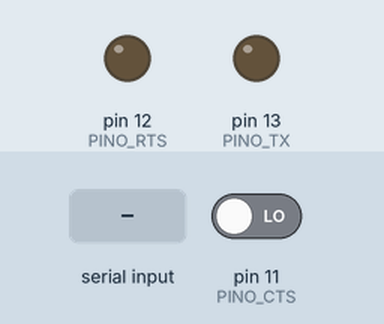
Recording of a sketch running on a simulated Arduino Uno, built with avr-gcc and run on an emulated ATmega328P. Parts: output pins drawn as LEDs (lit = HIGH). The inputs (shaded band) are chosen by the test bench; at power-on: pin 11 (PINO_CTS) LOW. What the sketch prints to the serial monitor is not drawn.

Above: at 1.2 s.
1.3 s: byte 30 received over Serial
At 1.7 s:
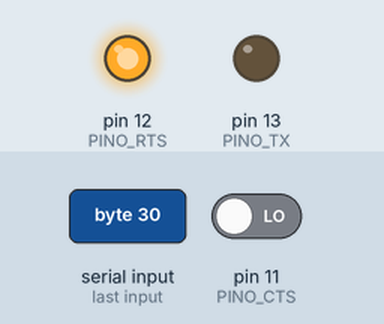
2.8 s: pin 11 (PINO_CTS) driven HIGH
At 4.0 s:
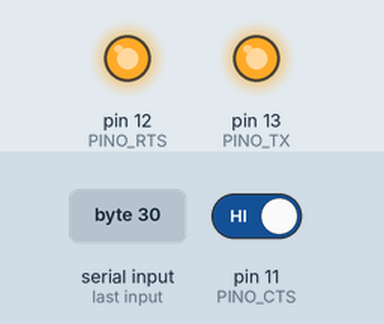
At 8.6 s:
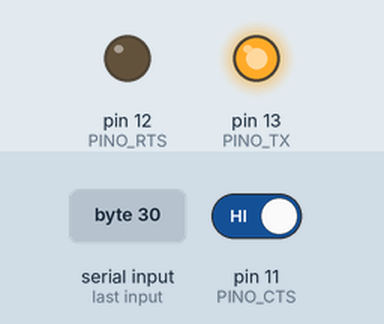
Timing chart, 0 to 10.1 s (numbered marks = the images above; inputs shaded):
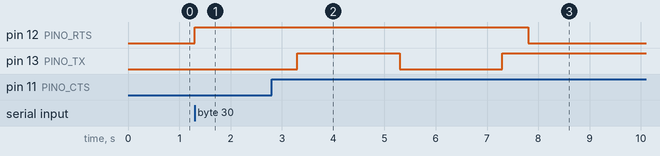

The sketch:

arduino-rs232.ino
```cpp
#define PINO_TX 13 // Pin de transmissão
#define PINO_RTS 12
#define PINO_CTS 11
#define BAUD_RATE 2
#define HALF_BAUD 1000/(2*BAUD_RATE)

#define START 1
#define END 0

// PAR -> 0 | IMPAR -> 1
#define PARITY 0

#include "Temporizador.h"

volatile boolean clk = 0,
        clk_change = 0,
        sig_rts = 0,
        sig_cts = 0,
        parity = 0,
        is_on = 0,
        sent = 0;

volatile int n = 0;

volatile char c;

void waitClk() {
    while(!clk);
    clk = 0;
}


void transmitBit(int pin, boolean b) {
    digitalWrite(pin, b ? HIGH : LOW);
}

ISR(TIMER1_COMPA_vect) {
    is_on = sig_rts && sig_cts;
    if (is_on) {


        // dado
        if (n >= 0 && n <= 7) {
            Serial.print(c%2);
            parity ^= c%2;
            transmitBit(PINO_TX, c%2);
            c >>= 1;
        }
        else if (n == 8) {
            Serial.print(parity);
            transmitBit(PINO_TX, parity);

        }
        else if (n == 9) {
            transmitBit(PINO_TX, 1);
            Serial.print(1);

        }
        else if (n == 10) {
            transmitBit(PINO_TX, 1);
            Serial.println(1);
            handshake(END);
            paraTemporizador();
            n = 0;
            sent = 1;
        }
        n++;
    }
}

void readCTS() {
    sig_cts = digitalRead(PINO_CTS)==HIGH;
    //sig_cts = 0;
}

void waitCTS(boolean sig) {
    while (sig_cts!=sig) readCTS();
    Serial.print("Sig CTS");
    Serial.println(sig_cts);
}

void sendRTS() {
    transmitBit(PINO_RTS, sig_rts);
}

void handshake(bool state) {
    sig_rts = state;
    sendRTS();
    Serial.println("Waiting CTS");
    waitCTS(state);
    if (state) Serial.println("received CTS");
    else Serial.println("Closed Connection");
}

// Executada uma vez quando o Arduino reseta
void setup(){
    //desabilita interrupcoes
    noInterrupts();
    // Configura porta serial (Serial Monitor - Ctrl + Shift + M)
    Serial.begin(9600);
    // Inicializa pins
    pinMode(PINO_TX, OUTPUT);
    pinMode(PINO_RTS, OUTPUT);
    pinMode(PINO_CTS, INPUT);
    // Configura timer
    configuraTemporizador(BAUD_RATE);
    // habilita interrupcoes
    interrupts();
}


// O loop() eh executado continuamente (como um while(true))
void loop ( ) {
    char tmp;
    while (Serial.available()>0) {
        sent = 0;
        tmp = Serial.read();

        //if (tmp == '\n')
        //    continue;

        c = tmp;


        handshake(START);

        iniciaTemporizador();

        Serial.print(0);
        transmitBit(PINO_TX, 0);


        Serial.println(c);
        Serial.println("Sent!");
        while (!sent);
    }

}
```

Temporizador.h
```cpp
void configuraTemporizador(int baud_rate){
  int frequencia;
  frequencia = constrain(baud_rate,1,1500);
  //set timer1 interrupt
  TCCR1A = 0;// set entire TCCR1A register to 0
  TCCR1B = 0;// same for TCCR1B
  TCNT1  = 0;//initialize counter value to 0
  //OCR1A = contador;// = (16*10^6) / (10*1024) - 1 (must be <65536)
  OCR1A = ((16 * pow(10,6))/(1024*frequencia)) - 1;
  // turn on CTC mode (clear time on compare)
  TCCR1B |= (1 << WGM12);
  // Turn T1 off
  TCCR1B &= 0xF8;
  // Disable interrupts
  TIMSK1 = 0;
  TIFR1 = 0;
}

void iniciaTemporizador(){
  Serial.println("T1 iniciado");
  TCNT1 = 0;//initialize counter value to 0
  TIFR1 = 0;
  // enable timer compare interrupt
  TIMSK1 |= (1 << OCIE1A);
  // Set CS10 and CS12 bits for 1024 prescaler
  TCCR1B |= (1 << CS12) | (1 << CS10);
}

void paraTemporizador(){
  Serial.println("T1 parado");
    // Turn T1 off
  TCCR1B &= 0xF8;
  TIMSK1 = 0;
}
```

Measured:
- after the input at 1.3 s, pin 12 (PINO_RTS): LOW → HIGH at once
- after the input at 2.8 s, pin 12 (PINO_RTS): HIGH → LOW after 5.0 s; pin 13 (PINO_TX): LOW → HIGH after 0.50 s, → LOW 2.0 s later, → HIGH 2.0 s later
